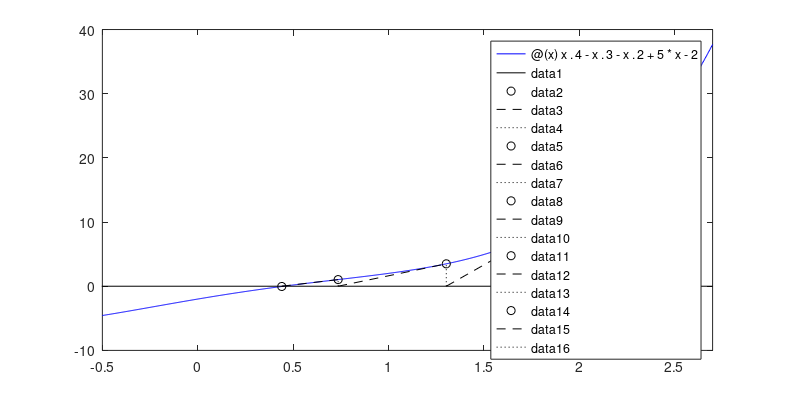

The MATLAB source for this figure:
% mynewton.m
% a demontration of newtons method for root finding
% peter.gruber@usi.ch, 2013-01-30

%% setup
fn=@(x)x.^4-x.^3-x.^2+5*x-2;   % function
f1=@(x)4*x.^3-3*x.^2-2*x +5;       % first derivative

xi=2.5;               % starting value

%% some setup for the output
myfigure=@(paper) figure('PaperPositionMode', 'manual','PaperUnits','centimeters', ...
    'PaperSize',paper,'PaperPosition', [0 0 paper],'Visible', 'on');
myprint=@(f,filename) print(f,'-dpdf',[filename '.pdf']);

g=myfigure([20 10])
fplot(fn,[-0.5 2.7],'b');
hold on
plot([-.7 2.7],[0 0],'k-');

%% the algorithm
while abs(fn(xi))>1E-2
    % calculate x_{i+1}
    xi1=xi-fn(xi)/f1(xi);
    % plot current tangent
    plot(xi,fn(xi),'ko');
    plot([xi1 xi],[0 fn(xi)],'k--');
    plot([xi1 xi1],[0 fn(xi1)],'k:');
    % update xi
    xi=xi1;
end
hold off
myprint(g,'newton')